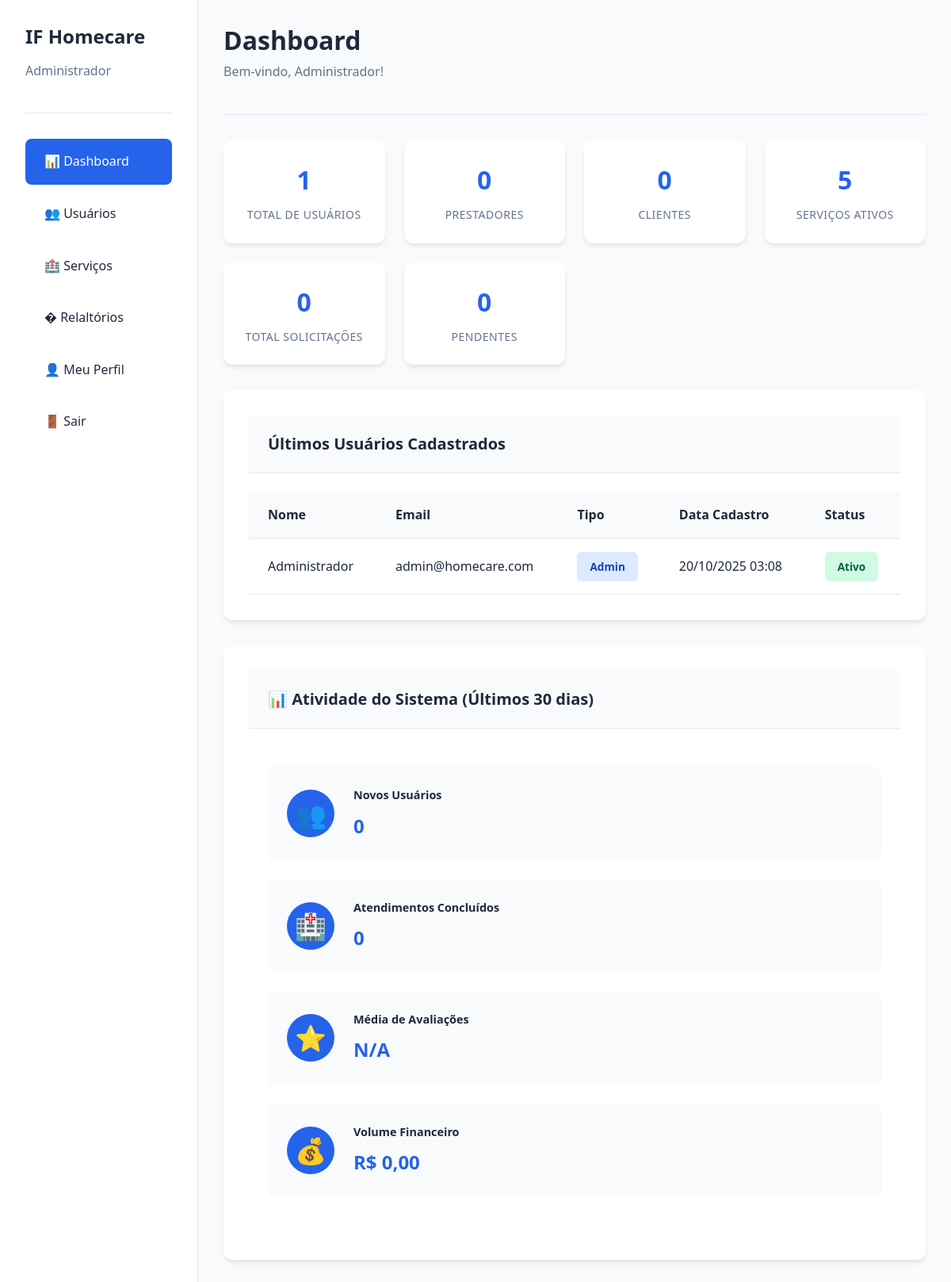
Page /admin/index.php (signed in) on the committed database.
### tables this page shows
CREATE TABLE usuarios (
    id INT AUTO_INCREMENT PRIMARY KEY,
    nome VARCHAR(100) NOT NULL,
    email VARCHAR(100) NOT NULL UNIQUE,
    senha VARCHAR(255) NOT NULL,
    telefone VARCHAR(20),
    cpf VARCHAR(14) UNIQUE,
    tipo_usuario ENUM('admin', 'prestador', 'cliente') NOT NULL,
    foto_perfil VARCHAR(255) DEFAULT NULL,
    status ENUM('ativo', 'inativo') DEFAULT 'ativo',
    data_cadastro TIMESTAMP DEFAULT CURRENT_TIMESTAMP,
    data_atualizacao TIMESTAMP DEFAULT CURRENT_TIMESTAMP ON UPDATE CURRENT_TIMESTAMP,
    INDEX idx_email (email),
    INDEX idx_tipo_usuario (tipo_usuario),
    INDEX idx_status (status)
);

### includes/funcoes.php (called while the page is built, shortened)
<?php
function isLoggedIn()
{
    return isset($_SESSION['user_id']);
}
function getLoggedUser()
{
    return [
        'id' => $_SESSION['user_id'],
        'nome' => $_SESSION['user_nome'],
        'email' => $_SESSION['user_email'],
        'tipo' => $_SESSION['user_tipo']
    ];
}
function formatDateTimeBR($datetime)
{
    return date('d/m/Y H:i', strtotime($datetime));
}

### admin/index.php (the view, shortened to what this page needs)
<?php
$db = getDB();
$stats = [
    'total_usuarios' => 0,
    'total_prestadores' => 0,
    'total_clientes' => 0,
    'total_servicos' => 0,
    'total_solicitacoes' => 0,
    'solicitacoes_pendentes' => 0,
    'solicitacoes_concluidas' => 0
];
try {
    $stmt = $db->query("SELECT COUNT(*) as total FROM usuarios");
    $stats['total_usuarios'] = $stmt->fetch()['total'];
    $stmt = $db->query("SELECT COUNT(*) as total FROM usuarios WHERE tipo_usuario = 'prestador'");
    $stats['total_prestadores'] = $stmt->fetch()['total'];
    $stmt = $db->query("SELECT COUNT(*) as total FROM usuarios WHERE tipo_usuario = 'cliente'");
    $stats['total_clientes'] = $stmt->fetch()['total'];
    $stmt = $db->query("SELECT COUNT(*) as total FROM servicos WHERE status = 'ativo'");
    $stats['total_servicos'] = $stmt->fetch()['total'];
    $stmt = $db->query("SELECT COUNT(*) as total FROM solicitacoes");
    $stats['total_solicitacoes'] = $stmt->fetch()['total'];
    $stmt = $db->query("SELECT COUNT(*) as total FROM solicitacoes WHERE status = 'pendente'");
    $stats['solicitacoes_pendentes'] = $stmt->fetch()['total'];
    $stmt = $db->query("SELECT COUNT(*) as total FROM solicitacoes WHERE status = 'concluida'");
    $stats['solicitacoes_concluidas'] = $stmt->fetch()['total'];
    $stmt = $db->query("SELECT * FROM usuarios ORDER BY data_cadastro DESC LIMIT 5");
    $ultimos_usuarios = $stmt->fetchAll();
    $stmt = $db->query("
        SELECT
            (SELECT COUNT(*) FROM usuarios WHERE data_cadastro >= DATE_SUB(NOW(), INTERVAL 30 DAY)) as novos_usuarios_mes,
            (SELECT COUNT(*) FROM solicitacoes WHERE status = 'concluida' AND data_conclusao >= DATE_SUB(NOW(), INTERVAL 30 DAY)) as atendimentos_mes,
            (SELECT AVG(nota) FROM avaliacoes WHERE data_avaliacao >= DATE_SUB(NOW(), INTERVAL 30 DAY)) as media_geral,
            (SELECT SUM(valor_total) FROM solicitacoes WHERE status = 'concluida' AND data_conclusao >= DATE_SUB(NOW(), INTERVAL 30 DAY)) as volume_mes
    ");
    $stats_atividade = $stmt->fetch();
    $stats = array_merge($stats, $stats_atividade);
} catch (PDOException $e) {
    $error = "Erro ao buscar estatísticas";
}
$user = getLoggedUser();
?>
<!DOCTYPE html>
<html lang="pt-BR">
<head>
    <link rel="stylesheet" href="../assets/css/style.css">
</head>
<body>
<div class="dashboard">
    <aside class="sidebar">
        <div class="sidebar-header">
            <h3><?= SITE_NAME ?></h3>
            <p>Administrador</p>
        </div>
        <ul class="sidebar-menu">
            <li><a href="index.php" class="active">📊 Dashboard</a></li>
            <li><a href="usuarios.php">👥 Usuários</a></li>
            <li><a href="servicos.php">🏥 Serviços</a></li>
            <li><a href="relatorios.php">� Relaltórios</a></li>
            <li><a href="perfil.php">👤 Meu Perfil</a></li>
            <li><a href="../auth/logout.php">🚪 Sair</a></li>
        </ul>
    </aside>
    <main class="main-content">
        <div class="page-header">
            <h1>Dashboard</h1>
            <p>Bem-vindo, <?= htmlspecialchars($user['nome']) ?>!</p>
        </div>
        <div class="stats-grid">
            <div class="stat-card">
                <div class="stat-value"><?= $stats['total_usuarios'] ?></div>
                <div class="stat-label">Total de Usuários</div>
            </div>
            <div class="stat-card">
                <div class="stat-value"><?= $stats['total_prestadores'] ?></div>
                <div class="stat-label">Prestadores</div>
            </div>
            <div class="stat-card">
                <div class="stat-value"><?= $stats['total_clientes'] ?></div>
                <div class="stat-label">Clientes</div>
            </div>
            <div class="stat-card">
                <div class="stat-value"><?= $stats['total_servicos'] ?></div>
                <div class="stat-label">Serviços Ativos</div>
            </div>
            <div class="stat-card">
                <div class="stat-value"><?= $stats['total_solicitacoes'] ?></div>
                <div class="stat-label">Total Solicitações</div>
            </div>
            <div class="stat-card">
                <div class="stat-value"><?= $stats['solicitacoes_pendentes'] ?></div>
                <div class="stat-label">Pendentes</div>
            </div>
        </div>
        <div class="card">
            <div class="card-header">
                <h3>Últimos Usuários Cadastrados</h3>
            </div>
            <div class="table-responsive">
                <table>
                    <thead>
                    <tr>
                        <th>Nome</th>
                        <th>Email</th>
                        <th>Tipo</th>
                        <th>Data Cadastro</th>
                        <th>Status</th>
                    </tr>
                    </thead>
                    <tbody>
                    <?php if (empty($ultimos_usuarios)): ?>
                        <tr><td colspan="5" class="text-center">Nenhum usuário encontrado</td></tr>
                    <?php else: ?>
                        <?php foreach ($ultimos_usuarios as $usuario): ?>
                            <tr>
                                <td><?= htmlspecialchars($usuario['nome']) ?></td>
                                <td><?= htmlspecialchars($usuario['email']) ?></td>
                                <td>
                                            <span class="badge badge-info">
                                                <?= ucfirst($usuario['tipo_usuario']) ?>
                                            </span>
                                </td>
                                <td><?= formatDateTimeBR($usuario['data_cadastro']) ?></td>
                                <td>
                                    <?php if ($usuario['status'] === 'ativo'): ?>
                                        <span class="badge badge-success">Ativo</span>
                                    <?php else: ?>
                                        <span class="badge badge-error">Inativo</span>
                                    <?php endif; ?>
                                </td>
                            </tr>
                        <?php endforeach; ?>
                    <?php endif; ?>
                    </tbody>
                </table>
            </div>
        </div>
        <div class="card">
            <div class="card-header">
                <h3>📊 Atividade do Sistema (Últimos 30 dias)</h3>
            </div>
            <div class="activity-stats">
                <div class="activity-item">
                    <div class="activity-icon">👥</div>
                    <div class="activity-info">
                        <strong>Novos Usuários</strong>
                        <span><?= $stats['novos_usuarios_mes'] ?? 0 ?></span>
                    </div>
                </div>
                <div class="activity-item">
                    <div class="activity-icon">🏥</div>
                    <div class="activity-info">
                        <strong>Atendimentos Concluídos</strong>
                        <span><?= $stats['atendimentos_mes'] ?? 0 ?></span>
                    </div>
                </div>
                <div class="activity-item">
                    <div class="activity-icon">⭐</div>
                    <div class="activity-info">
                        <strong>Média de Avaliações</strong>
                        <span><?= isset($stats['media_geral']) ? number_format($stats['media_geral'], 1) . ' ⭐' : 'N/A' ?></span>
                    </div>
                </div>
                <div class="activity-item">
                    <div class="activity-icon">💰</div>
                    <div class="activity-info">
                        <strong>Volume Financeiro</strong>
                        <span><?= isset($stats['volume_mes']) ? 'R$ ' . number_format($stats['volume_mes'], 2, ',', '.') : 'R$ 0,00' ?></span>
                    </div>
                </div>
            </div>
        </div>
    </main>
</div>
</body>
</html>

### rows in the picture
usuarios: nome "Administrador", email "admin@homecare.com", tipo_usuario "Admin", data_cadastro "20/10/2025 03:08", status "Ativo"

### other values in the picture
SITE_NAME "IF Homecare"
$stats['total_usuarios'] "1"
$stats['total_prestadores'] "0"
$stats['total_clientes'] "0"
$stats['total_servicos'] "5"
$stats['total_solicitacoes'] "0"
$stats['solicitacoes_pendentes'] "0"
$stats['novos_usuarios_mes'] "0"
$stats['atendimentos_mes'] "0"
